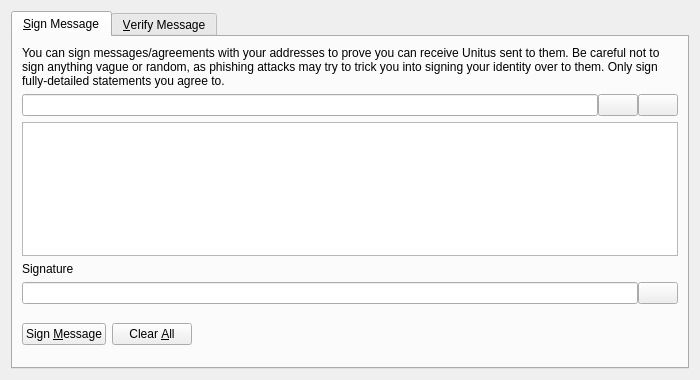
<?xml version="1.0" encoding="UTF-8"?>
<ui version="4.0">
 <class>SignVerifyMessageDialog</class>
 <widget class="QDialog" name="SignVerifyMessageDialog">
  <property name="geometry">
   <rect>
    <x>0</x>
    <y>0</y>
    <width>700</width>
    <height>380</height>
   </rect>
  </property>
  <property name="windowTitle">
   <string>Signatures - Sign / Verify a Message</string>
  </property>
  <property name="modal">
   <bool>true</bool>
  </property>
  <layout class="QVBoxLayout" name="verticalLayout">
   <item>
    <widget class="QTabWidget" name="tabWidget">
     <property name="currentIndex">
      <number>0</number>
     </property>
     <widget class="QWidget" name="tabSignMessage">
      <attribute name="title">
       <string>&amp;Sign Message</string>
      </attribute>
      <layout class="QVBoxLayout" name="verticalLayout_SM">
       <item>
        <widget class="QLabel" name="infoLabel_SM">
         <property name="text">
          <string>You can sign messages/agreements with your addresses to prove you can receive Unitus sent to them. Be careful not to sign anything vague or random, as phishing attacks may try to trick you into signing your identity over to them. Only sign fully-detailed statements you agree to.</string>
         </property>
         <property name="textFormat">
          <enum>Qt::PlainText</enum>
         </property>
         <property name="wordWrap">
          <bool>true</bool>
         </property>
        </widget>
       </item>
       <item>
        <layout class="QHBoxLayout" name="horizontalLayout_1_SM">
         <property name="spacing">
          <number>0</number>
         </property>
         <item>
          <widget class="QValidatedLineEdit" name="addressIn_SM">
           <property name="toolTip">
            <string>The Unitus address to sign the message with</string>
           </property>
          </widget>
         </item>
         <item>
          <widget class="QPushButton" name="addressBookButton_SM">
           <property name="toolTip">
            <string>Choose previously used address</string>
           </property>
           <property name="text">
            <string/>
           </property>
           <property name="icon">
            <iconset resource="../bitcoin.qrc">
             <normaloff>:/icons/address-book</normaloff>:/icons/address-book</iconset>
           </property>
           <property name="shortcut">
            <string>Alt+A</string>
           </property>
           <property name="autoDefault">
            <bool>false</bool>
           </property>
          </widget>
         </item>
         <item>
          <widget class="QPushButton" name="pasteButton_SM">
           <property name="toolTip">
            <string>Paste address from clipboard</string>
           </property>
           <property name="text">
            <string/>
           </property>
           <property name="icon">
            <iconset resource="../bitcoin.qrc">
             <normaloff>:/icons/editpaste</normaloff>:/icons/editpaste</iconset>
           </property>
           <property name="shortcut">
            <string>Alt+P</string>
           </property>
           <property name="autoDefault">
            <bool>false</bool>
           </property>
          </widget>
         </item>
        </layout>
       </item>
       <item>
        <widget class="QPlainTextEdit" name="messageIn_SM">
         <property name="toolTip">
          <string>Enter the message you want to sign here</string>
         </property>
        </widget>
       </item>
       <item>
        <widget class="QLabel" name="signatureLabel_SM">
         <property name="text">
          <string>Signature</string>
         </property>
         <property name="textFormat">
          <enum>Qt::PlainText</enum>
         </property>
        </widget>
       </item>
       <item>
        <layout class="QHBoxLayout" name="horizontalLayout_2_SM">
         <property name="spacing">
          <number>0</number>
         </property>
         <item>
          <widget class="QLineEdit" name="signatureOut_SM">
           <property name="font">
            <font>
             <italic>true</italic>
            </font>
           </property>
           <property name="readOnly">
            <bool>true</bool>
           </property>
          </widget>
         </item>
         <item>
          <widget class="QPushButton" name="copySignatureButton_SM">
           <property name="toolTip">
            <string>Copy the current signature to the system clipboard</string>
           </property>
           <property name="text">
            <string/>
           </property>
           <property name="icon">
            <iconset resource="../bitcoin.qrc">
             <normaloff>:/icons/editcopy</normaloff>:/icons/editcopy</iconset>
           </property>
           <property name="autoDefault">
            <bool>false</bool>
           </property>
          </widget>
         </item>
        </layout>
       </item>
       <item>
        <layout class="QHBoxLayout" name="horizontalLayout_3_SM">
         <item>
          <widget class="QPushButton" name="signMessageButton_SM">
           <property name="toolTip">
            <string>Sign the message to prove you own this Unitus address</string>
           </property>
           <property name="text">
            <string>Sign &amp;Message</string>
           </property>
           <property name="icon">
            <iconset resource="../bitcoin.qrc">
             <normaloff>:/icons/edit</normaloff>:/icons/edit</iconset>
           </property>
           <property name="autoDefault">
            <bool>false</bool>
           </property>
          </widget>
         </item>
         <item>
          <widget class="QPushButton" name="clearButton_SM">
           <property name="toolTip">
            <string>Reset all sign message fields</string>
           </property>
           <property name="text">
            <string>Clear &amp;All</string>
           </property>
           <property name="icon">
            <iconset resource="../bitcoin.qrc">
             <normaloff>:/icons/remove</normaloff>:/icons/remove</iconset>
           </property>
           <property name="autoDefault">
            <bool>false</bool>
           </property>
          </widget>
         </item>
         <item>
          <spacer name="horizontalSpacer_1_SM">
           <property name="orientation">
            <enum>Qt::Horizontal</enum>
           </property>
           <property name="sizeHint" stdset="0">
            <size>
             <width>40</width>
             <height>48</height>
            </size>
           </property>
          </spacer>
         </item>
         <item>
          <widget class="QLabel" name="statusLabel_SM">
           <property name="font">
            <font>
             <weight>75</weight>
             <bold>true</bold>
            </font>
           </property>
           <property name="text">
            <string/>
           </property>
           <property name="wordWrap">
            <bool>true</bool>
           </property>
          </widget>
         </item>
         <item>
          <spacer name="horizontalSpacer_2_SM">
           <property name="orientation">
            <enum>Qt::Horizontal</enum>
           </property>
           <property name="sizeHint" stdset="0">
            <size>
             <width>40</width>
             <height>48</height>
            </size>
           </property>
          </spacer>
         </item>
        </layout>
       </item>
      </layout>
     </widget>
     <widget class="QWidget" name="tabVerifyMessage">
      <attribute name="title">
       <string>&amp;Verify Message</string>
      </attribute>
      <layout class="QVBoxLayout" name="verticalLayout_VM">
       <item>
        <widget class="QLabel" name="infoLabel_VM">
         <property name="text">
          <string>Enter the receiver's address, message (ensure you copy line breaks, spaces, tabs, etc. exactly) and signature below to verify the message. Be careful not to read more into the signature than what is in the signed message itself, to avoid being tricked by a man-in-the-middle attack. Note that this only proves the signing party receives with the address, it cannot prove sendership of any transaction!</string>
         </property>
         <property name="textFormat">
          <enum>Qt::PlainText</enum>
         </property>
         <property name="alignment">
          <set>Qt::AlignLeading|Qt::AlignLeft|Qt::AlignTop</set>
         </property>
         <property name="wordWrap">
          <bool>true</bool>
         </property>
        </widget>
       </item>
       <item>
        <layout class="QHBoxLayout" name="horizontalLayout_1_VM">
         <property name="spacing">
          <number>0</number>
         </property>
         <item>
          <widget class="QValidatedLineEdit" name="addressIn_VM">
           <property name="toolTip">
            <string>The Unitus address the message was signed with</string>
           </property>
          </widget>
         </item>
         <item>
          <widget class="QPushButton" name="addressBookButton_VM">
           <property name="toolTip">
            <string>Choose previously used address</string>
           </property>
           <property name="text">
            <string/>
           </property>
           <property name="icon">
            <iconset resource="../bitcoin.qrc">
             <normaloff>:/icons/address-book</normaloff>:/icons/address-book</iconset>
           </property>
           <property name="shortcut">
            <string>Alt+A</string>
           </property>
           <property name="autoDefault">
            <bool>false</bool>
           </property>
          </widget>
         </item>
        </layout>
       </item>
       <item>
        <widget class="QPlainTextEdit" name="messageIn_VM"/>
       </item>
       <item>
        <widget class="QValidatedLineEdit" name="signatureIn_VM"/>
       </item>
       <item>
        <layout class="QHBoxLayout" name="horizontalLayout_2_VM">
         <item>
          <widget class="QPushButton" name="verifyMessageButton_VM">
           <property name="toolTip">
            <string>Verify the message to ensure it was signed with the specified Unitus address</string>
           </property>
           <property name="text">
            <string>Verify &amp;Message</string>
           </property>
           <property name="icon">
            <iconset resource="../bitcoin.qrc">
             <normaloff>:/icons/transaction_0</normaloff>:/icons/transaction_0</iconset>
           </property>
           <property name="autoDefault">
            <bool>false</bool>
           </property>
          </widget>
         </item>
         <item>
          <widget class="QPushButton" name="clearButton_VM">
           <property name="toolTip">
            <string>Reset all verify message fields</string>
           </property>
           <property name="text">
            <string>Clear &amp;All</string>
           </property>
           <property name="icon">
            <iconset resource="../bitcoin.qrc">
             <normaloff>:/icons/remove</normaloff>:/icons/remove</iconset>
           </property>
           <property name="autoDefault">
            <bool>false</bool>
           </property>
          </widget>
         </item>
         <item>
          <spacer name="horizontalSpacer_1_VM">
           <property name="orientation">
            <enum>Qt::Horizontal</enum>
           </property>
           <property name="sizeHint" stdset="0">
            <size>
             <width>40</width>
             <height>48</height>
            </size>
           </property>
          </spacer>
         </item>
         <item>
          <widget class="QLabel" name="statusLabel_VM">
           <property name="font">
            <font>
             <weight>75</weight>
             <bold>true</bold>
            </font>
           </property>
           <property name="text">
            <string/>
           </property>
           <property name="wordWrap">
            <bool>true</bool>
           </property>
          </widget>
         </item>
         <item>
          <spacer name="horizontalSpacer_2_VM">
           <property name="orientation">
            <enum>Qt::Horizontal</enum>
           </property>
           <property name="sizeHint" stdset="0">
            <size>
             <width>40</width>
             <height>48</height>
            </size>
           </property>
          </spacer>
         </item>
        </layout>
       </item>
      </layout>
     </widget>
    </widget>
   </item>
  </layout>
 </widget>
 <customwidgets>
  <customwidget>
   <class>QValidatedLineEdit</class>
   <extends>QLineEdit</extends>
   <header>qvalidatedlineedit.h</header>
  </customwidget>
 </customwidgets>
 <resources>
  <include location="../bitcoin.qrc"/>
 </resources>
 <connections/>
</ui>
